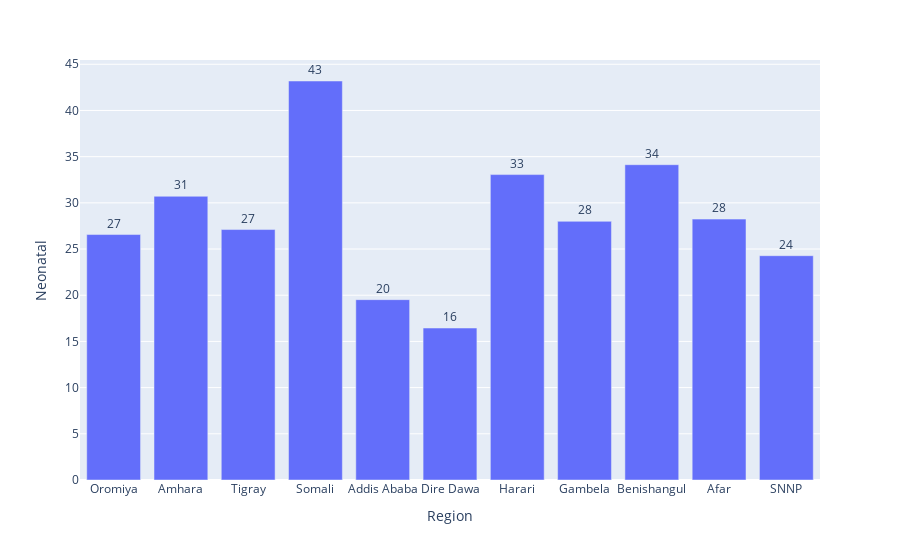

Source (notebook cell):
### Code cell
import plotly.express as px
fig = px.bar(df2, x='Region', y='Neonatal', text='Neonatal')
fig.update_traces(texttemplate='%{text:.2s}', textposition='outside')
fig.update_layout(uniformtext_minsize=8, uniformtext_mode='hide')
fig.show()

### Figure 1 — Plotly figure (JSON) as saved in the notebook; plotly's stock layout.template omitted (floating-point values rounded to 4 significant figures)
{"data": [{"alignmentgroup": "True", "hovertemplate": "Region=%{x}<br>Neonatal=%{text}<extra></extra>", "legendgroup": "", "marker": {"color": "#636efa", "pattern": {"shape": ""}}, "name": "", "offsetgroup": "", "orientation": "v", "showlegend": false, "text": [26.57, 30.71, 27.11, 43.19, 19.52, 16.45, 33.06, 28, 34.13, 28.24, 24.28], "textposition": "outside", "texttemplate": "%{text:.2s}", "type": "bar", "x": ["Oromiya", "Amhara", "Tigray", "Somali", "Addis Ababa", "Dire Dawa", "Harari", "Gambela", "Benishangul", "Afar", "SNNP"], "xaxis": "x", "y": [26.57, 30.71, 27.11, 43.19, 19.52, 16.45, 33.06, 28, 34.13, 28.24, 24.28], "yaxis": "y"}], "layout": {"barmode": "relative", "legend": {"tracegroupgap": 0}, "margin": {"t": 60}, "uniformtext": {"minsize": 8, "mode": "hide"}, "xaxis": {"anchor": "y", "domain": [0, 1], "title": {"text": "Region"}}, "yaxis": {"anchor": "x", "domain": [0, 1], "title": {"text": "Neonatal"}}}}
